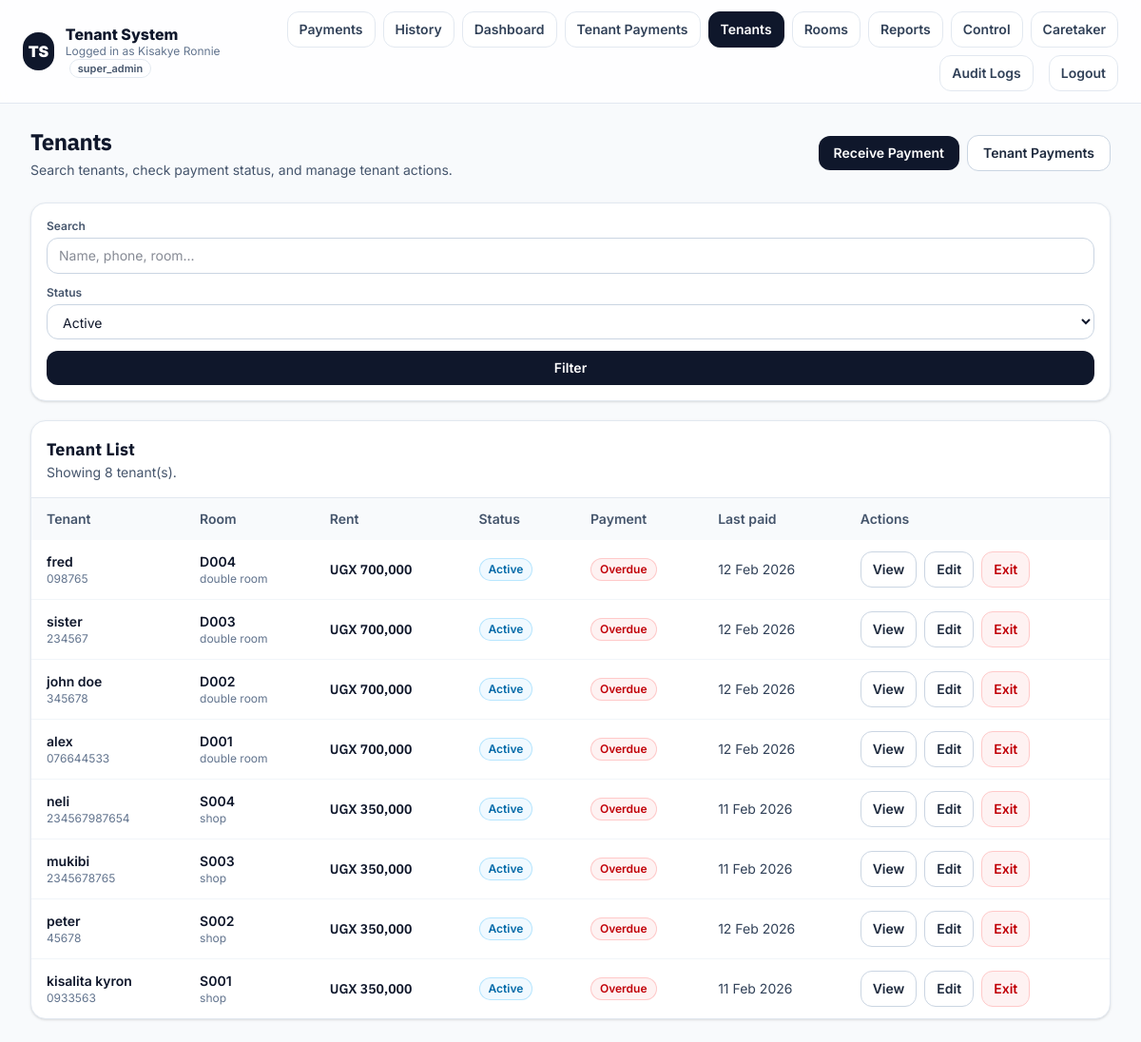
The app's page /public/tenants.php (signed in), older data.
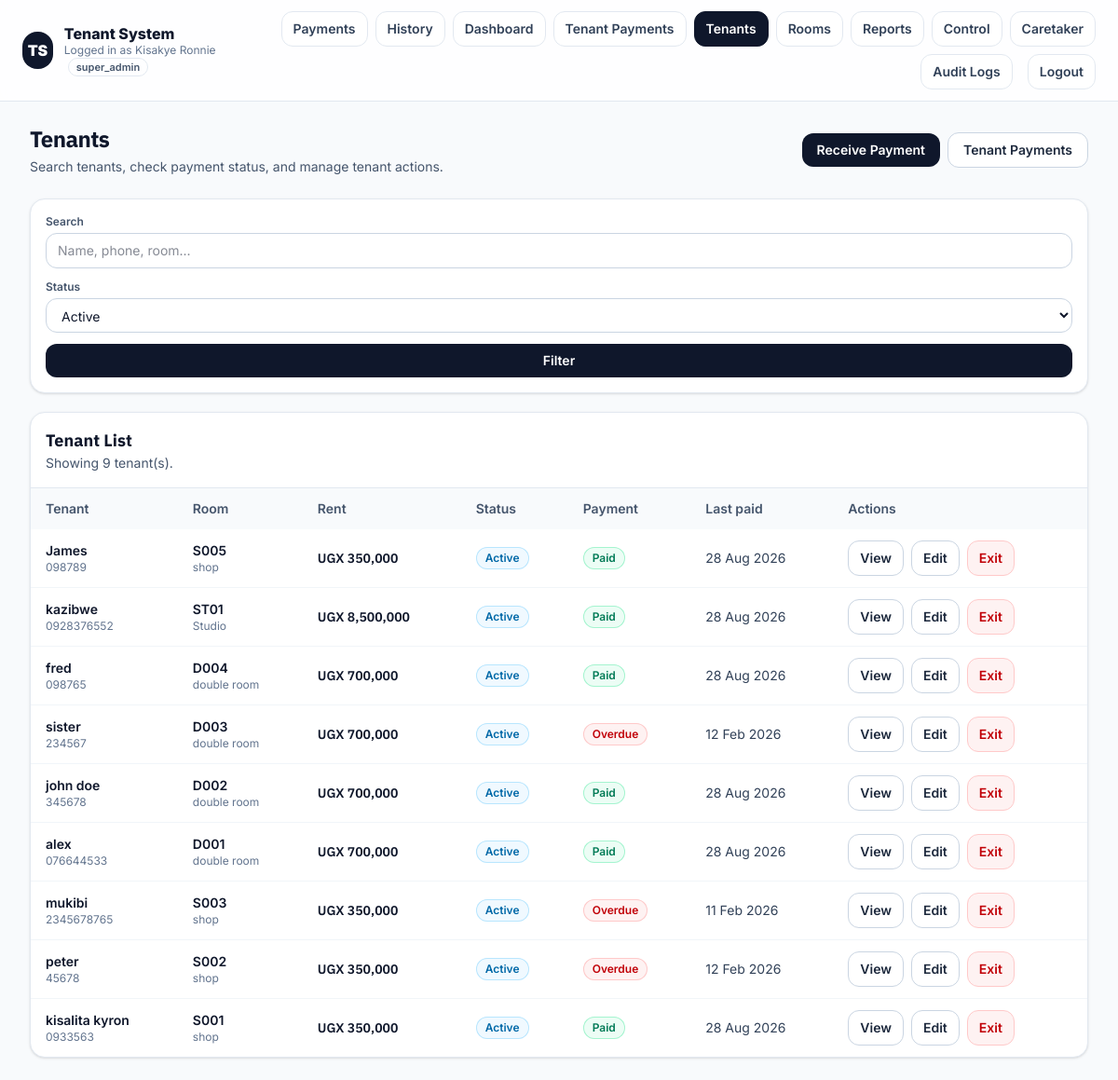
The same page, newer data.
### tables this page shows
CREATE TABLE "tenants" (
    id INTEGER PRIMARY KEY AUTOINCREMENT,

    admin_id INTEGER NOT NULL,
    room_id INTEGER,

    full_name TEXT NOT NULL,
    phone TEXT,
    email TEXT,

    move_in_date DATE,
    exit_date DATE,

    status TEXT DEFAULT 'active',

    rent_due_date DATE,
    rent_due_day INTEGER,
    monthly_rent REAL,

    created_at DATETIME,
    updated_at DATETIME
);

### core/helpers.php (called while the page is built, shortened)
<?php
if (!function_exists('e')) {
    function e($v): string
    {
        return htmlspecialchars((string)($v ?? ''), ENT_QUOTES | ENT_SUBSTITUTE, 'UTF-8');
    }
}
?>

### public/tenants.php (the view, shortened to what the changed rows need)
<?php
require_once __DIR__ . '/../core/bootstrap.php';
$admin_id = (int) $_SESSION['admin_id'];
$status  = (string)($_GET['status'] ?? 'active');
function money($v): string { return number_format((float)$v, 0); }
function paymentStatus(array $t): string
{
    if ((float)$t['paid_this_month'] >= (float)$t['effective_rent']) {
        return 'Paid';
    }
    $day = (int)date('d');
    return $day > 5 ? 'Overdue' : 'Due';
}
function chip(string $label, string $tone): string
{
    $map = [
        'slate' => 'bg-slate-100 text-slate-700 ring-slate-200',
        'green' => 'bg-emerald-50 text-emerald-700 ring-emerald-200',
        'amber' => 'bg-amber-50 text-amber-700 ring-amber-200',
        'red'   => 'bg-red-50 text-red-700 ring-red-200',
        'blue'  => 'bg-sky-50 text-sky-700 ring-sky-200',
    ];
    $cls = $map[$tone] ?? $map['slate'];
    return '<span class="inline-flex items-center rounded-full px-2.5 py-1 text-xs font-semibold ring-1 ring-inset '.$cls.'">'.e($label).'</span>';
}
$sql = "
SELECT
    t.id AS tenant_id,
    t.full_name,
    t.phone,
    t.status AS tenant_status,
    t.created_at,
    r.room_number,
    r.monthly_rent AS room_rent_override,
    rt.name AS room_type,
    COALESCE(r.monthly_rent, rt.default_monthly_rent) AS effective_rent,
    MAX(p.payment_date) AS last_payment_date,
    COALESCE(SUM(
        CASE
            WHEN strftime('%Y-%m', p.payment_date) = strftime('%Y-%m', 'now')
            THEN p.amount
            ELSE 0
        END
    ), 0) AS paid_this_month
FROM tenants t
JOIN rooms r ON r.id = t.room_id
JOIN room_types rt ON rt.id = r.room_type_id
LEFT JOIN payments p ON p.tenant_id = t.id
WHERE t.admin_id = :admin_id
";
$params = ['admin_id' => $admin_id];
if ($status !== 'all' && in_array($status, ['active','exited'], true)) {
    $sql .= " AND t.status = :status ";
    $params['status'] = $status;
}
$sql .= "
GROUP BY t.id
ORDER BY t.created_at DESC
";
$stmt = $pdo->prepare($sql);
$stmt->execute($params);
$tenants = $stmt->fetchAll(PDO::FETCH_ASSOC) ?: [];
function lastPaidLabel(?string $date): string
{
    $ts = strtotime($date);
    return date('d M Y', $ts);
}
?>
<!doctype html>
<html lang="en">
<head>
  <link rel="stylesheet" href="assets/css/tailwind.css">
</head>
<body class="min-h-screen bg-slate-50 text-slate-900">
  <main class="mx-auto max-w-7xl px-4 sm:px-6 lg:px-8 py-6">
    <div class="mb-6 flex flex-col gap-3 sm:flex-row sm:items-center sm:justify-between">
      <div>
        <h1 class="text-2xl font-bold tracking-tight font-alt">Tenants</h1>
      </div>
    </div>
    <div class="rounded-2xl border border-slate-200 bg-white shadow-sm overflow-hidden">
      <div class="px-4 py-4 border-b border-slate-200 flex items-center justify-between">
        <div>
          <h2 class="text-lg font-bold font-alt">Tenant List</h2>
          <p class="text-sm text-slate-600">
            Showing <?= (int)count($tenants) ?> tenant(s).
          </p>
        </div>
      </div>
      <div class="overflow-x-auto">
        <table class="min-w-full text-sm">
          <thead class="bg-slate-50 text-slate-600">
            <tr>
              <th class="px-4 py-3 text-left font-semibold">Tenant</th>
              <th class="px-4 py-3 text-left font-semibold">Room</th>
              <th class="px-4 py-3 text-left font-semibold">Rent</th>
              <th class="px-4 py-3 text-left font-semibold">Status</th>
              <th class="px-4 py-3 text-left font-semibold">Payment</th>
              <th class="px-4 py-3 text-left font-semibold">Last paid</th>
              <th class="px-4 py-3 text-left font-semibold">Actions</th>
            </tr>
          </thead>
          <tbody class="divide-y divide-slate-100">
            <?php foreach ($tenants as $t): ?>
              <?php
                $tenantIdRow = (int)$t['tenant_id'];
                $payStatus = paymentStatus($t);
                $tenantChip = ($t['tenant_status'] === 'active')
                    ? chip('Active', 'blue')
                    : chip('Exited', 'slate');
                $payChip = match ($payStatus) {
                    'Paid' => chip('Paid', 'green'),
                    'Due' => chip('Due', 'amber'),
                    default => chip('Overdue', 'red'),
                };
              ?>
              <tr class="hover:bg-slate-50">
                <td class="px-4 py-3">
                  <div class="font-semibold"><?= e($t['full_name'] ?? '') ?></div>
                  <div class="text-xs text-slate-500"><?= e($t['phone'] ?? '') ?></div>
                </td>
                <td class="px-4 py-3">
                  <div class="font-semibold"><?= e($t['room_number'] ?? '') ?></div>
                  <div class="text-xs text-slate-500"><?= e($t['room_type'] ?? '') ?></div>
                </td>
                <td class="px-4 py-3 font-semibold font-alt">
                  UGX <?= e(money($t['effective_rent'] ?? 0)) ?>
                </td>
                <td class="px-4 py-3"><?= $tenantChip ?></td>
                <td class="px-4 py-3">
                  <?= $payChip ?>
                </td>
                <td class="px-4 py-3 text-slate-700">
                  <?= e(lastPaidLabel($t['last_payment_date'] ?? null)) ?>
                </td>
                <td class="px-4 py-3">
                  <div class="flex flex-wrap gap-2">
                    <a class="inline-flex items-center rounded-xl border border-slate-300 bg-white px-3 py-2 text-sm font-semibold text-slate-800 hover:bg-slate-50"
                       href="tenant_view.php?id=<?= $tenantIdRow ?>">
                      View
                    </a>
                    <a class="inline-flex items-center rounded-xl border border-slate-300 bg-white px-3 py-2 text-sm font-semibold text-slate-800 hover:bg-slate-50"
                       href="tenant_edit.php?id=<?= $tenantIdRow ?>">
                      Edit
                    </a>
                    <?php if (($t['tenant_status'] ?? '') === 'active'): ?>
                      <a class="inline-flex items-center rounded-xl border border-red-200 bg-red-50 px-3 py-2 text-sm font-semibold text-red-700 hover:bg-red-100"
                         href="tenant_exit.php?id=<?= $tenantIdRow ?>"
                         onclick="return confirm('Exit this tenant?')">
                        Exit
                      </a>
                    <?php endif; ?>
                  </div>
                </td>
              </tr>
            <?php endforeach; ?>
          </tbody>
        </table>
      </div>
    </div>
  </main>
</body>
</html>

Row changes from the older to the newer data that the page shows:
no longer on this page (row edited): tenants: full_name "neli", phone "234567987654", room_number "S004", room_type "shop", effective_rent "350,000", label "Active Overdue", last_payment_date "11 Feb 2026"
added tenants: full_name "James", phone "098789", room_number "S005", room_type "shop", effective_rent "350,000", label "Active Paid", last_payment_date "28 Aug 2026"
added tenants: full_name "kazibwe", phone "0928376552", room_number "ST01", room_type "Studio", effective_rent "8,500,000", label "Active Paid", last_payment_date "28 Aug 2026"
changed tenants "fred": label "Active Overdue" → "Active Paid"; last_payment_date "12 Feb 2026" → "28 Aug 2026"
changed tenants "john doe": label "Active Overdue" → "Active Paid"; last_payment_date "12 Feb 2026" → "28 Aug 2026"
changed tenants "alex": label "Active Overdue" → "Active Paid"; last_payment_date "12 Feb 2026" → "28 Aug 2026"
changed tenants "kisalita kyron": label "Active Overdue" → "Active Paid"; last_payment_date "11 Feb 2026" → "28 Aug 2026"
Text that changed along with them:
count($tenants): "8" → "9"
